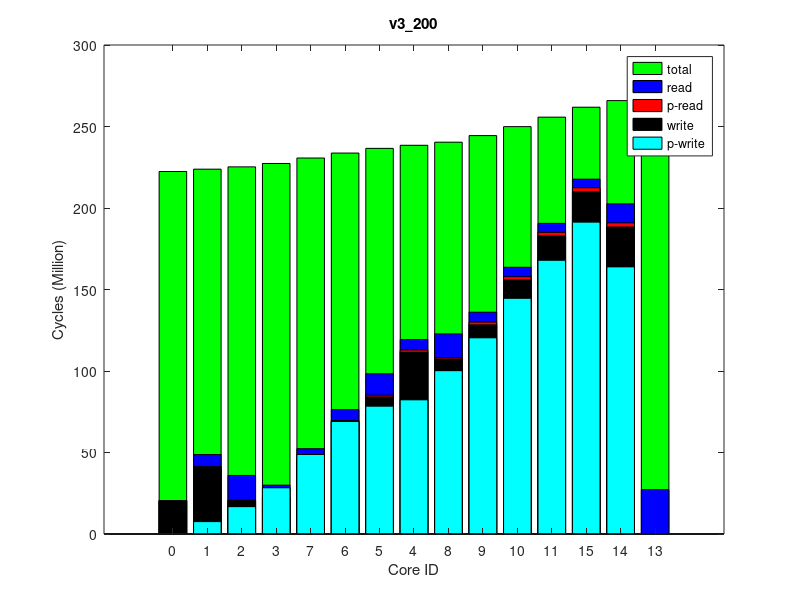

Write MATLAB code to recreate this figure.
times(1, :, :) = [
59332, 223978811, 0
294657, 225415944, 0
216547, 226831944, 0
568785, 228915245, 0
811672, 232268232, 0
1077668, 235342038, 0
1056819, 238270222, 0
1400041, 240185284, 0
779816, 242111675, 0
1658115, 246207930, 0
1950624, 251769377, 0
2212950, 257865293, 0
2444312, 263979682, 0
2548720, 268071208, 0
0, 268769182, 0
];
times(2, :, :) = [
59332, 223974711, 0
294355, 225412124, 0
216541, 226828445, 0
560300, 228909960, 0
812413, 232263655, 0
1077706, 235338752, 0
1056550, 238266074, 0
1400320, 240180827, 0
779794, 242107352, 0
1658103, 246202960, 0
1950624, 251766156, 0
2212921, 257864388, 0
2444226, 263978362, 0
2547416, 268073188, 0
0, 268774772, 0
];
times(3, :, :) = [
59332, 223961777, 0
294429, 225399533, 0
216541, 226814594, 0
560276, 228901506, 0
810739, 232253679, 0
1069623, 235329746, 0
1055849, 238257963, 0
1400957, 240172828, 0
779801, 242099175, 0
1658066, 246195285, 0
1950967, 251758213, 0
2214924, 257867273, 0
2444292, 263981972, 0
2549883, 268076296, 0
0, 268774035, 0
];
times(4, :, :) = [
59332, 223963263, 0
295135, 225401050, 0
216595, 226815707, 0
551822, 228898538, 0
811005, 232250102, 0
1061862, 235324155, 0
1055851, 238251816, 0
1392073, 240166442, 0
779776, 242091034, 0
1658071, 246186723, 0
1951000, 251747992, 0
2212913, 257848953, 0
2444289, 263964010, 0
2547871, 268062738, 0
0, 268763927, 0
];
times(5, :, :) = [
59332, 223957180, 0
294111, 225393791, 0
216588, 226808168, 0
553917, 228893095, 0
811597, 232246305, 0
1077668, 235322128, 0
1056129, 238251002, 0
1400328, 240165997, 0
779898, 242091986, 0
1658358, 246187408, 0
1950651, 251748228, 0
2212921, 257849904, 0
2444197, 263963083, 0
2549809, 268048743, 0
0, 268746455, 0
];
times(6, :, :) = [
59332, 223967828, 0
294142, 225404957, 0
216541, 226821597, 0
560258, 228905801, 0
811288, 232258171, 0
1077688, 235332522, 0
1057927, 238260648, 0
1400030, 240175639, 0
779812, 242101068, 0
1658133, 246197536, 0
1950598, 251759452, 0
2212921, 257860327, 0
2444272, 263972490, 0
2547618, 268069748, 0
0, 268768063, 0
];
times(7, :, :) = [
59332, 223967786, 0
294425, 225404385, 0
216541, 226821571, 0
560277, 228907263, 0
811526, 232258790, 0
1071597, 235333685, 0
1055868, 238261164, 0
1400325, 240176094, 0
779793, 242102363, 0
1658110, 246198247, 0
1950671, 251758534, 0
2212915, 257867009, 0
2444228, 263979297, 0
2547958, 268076117, 0
0, 268776038, 0
];
times(8, :, :) = [
59332, 223967749, 0
294482, 225407784, 0
216595, 226823414, 0
558180, 228905609, 0
810734, 232259724, 0
1069651, 235335728, 0
1055576, 238262730, 0
1394641, 240177581, 0
779844, 242103293, 0
1658080, 246199305, 0
1950561, 251759949, 0
2212921, 257861333, 0
2443989, 263973441, 0
2548454, 268064598, 0
0, 268764537, 0
];
times(9, :, :) = [
59332, 223967626, 0
294466, 225404397, 0
216541, 226819678, 0
560260, 228905686, 0
811583, 232258646, 0
1077701, 235333170, 0
1056793, 238260491, 0
1400322, 240175499, 0
779796, 242101986, 0
1658113, 246198819, 0
1950660, 251759114, 0
2214946, 257860611, 0
2444629, 263973457, 0
2549971, 268074669, 0
0, 268768612, 0
];
times(10, :, :) = [
59332, 223970049, 0
293875, 225409563, 0
216541, 226823869, 0
560291, 228907483, 0
811582, 232260730, 0
1077699, 235334495, 0
1056810, 238262921, 0
1400145, 240177735, 0
779795, 242103261, 0
1658058, 246199511, 0
1950702, 251764992, 0
2212920, 257862186, 0
2444235, 263975721, 0
2548330, 268080177, 0
0, 268776629, 0
];
ave_times = round(squeeze(mean(times)));
format long g, ave_times
std_times = round(squeeze(std(times)));
format long g, std_times
polling_read_times = ave_times;
times(1, :, :) = [
292001, 222558229, 0
7601548, 223985963, 0
16713767, 225401929, 0
28391379, 227476729, 0
48805702, 230826821, 0
69087706, 233867881, 0
78468318, 236762139, 0
82422905, 238653085, 0
100181981, 240554833, 0
120301592, 244612640, 0
144645704, 250124860, 0
167906755, 255960514, 0
191316731, 262059458, 0
163879406, 266118050, 0
0, 266810582, 0
];
times(2, :, :) = [
298974, 222568275, 0
7662320, 223996742, 0
16795363, 225413797, 0
28387973, 227489893, 0
48774160, 230839213, 0
69013118, 233881572, 0
78403064, 236776791, 0
82312299, 238669908, 0
100236539, 240571828, 0
120442913, 244631412, 0
144606918, 250144622, 0
167941855, 255971815, 0
191319886, 262070854, 0
163886716, 266134286, 0
0, 266823750, 0
];
times(3, :, :) = [
296523, 222563776, 0
7645830, 223992868, 0
16795075, 225408421, 0
28407322, 227483619, 0
48858116, 230832376, 0
69085666, 233874624, 0
78403137, 236772138, 0
82345725, 238666965, 0
100255592, 240567667, 0
120443401, 244624444, 0
144657337, 250139833, 0
167943754, 255975016, 0
191330988, 262073826, 0
163910774, 266134992, 0
0, 266830522, 0
];
times(4, :, :) = [
297473, 222566014, 0
7733319, 223994928, 0
16874905, 225411856, 0
28540365, 227486510, 0
48839478, 230835288, 0
69071831, 233876621, 0
78481986, 236776282, 0
82409211, 238672217, 0
100282891, 240574703, 0
120552283, 244633121, 0
144636150, 250140620, 0
167943449, 255970986, 0
191281569, 262070410, 0
163908223, 266146335, 0
0, 266843190, 0
];
times(5, :, :) = [
302128, 222574963, 0
7763693, 224003677, 0
16831688, 225421643, 0
28404795, 227498808, 0
48864385, 230848454, 0
69028626, 233890367, 0
78407732, 236775973, 0
82314016, 238664385, 0
100173112, 240566527, 0
120318214, 244625864, 0
144552936, 250140172, 0
167958428, 255976264, 0
191367440, 262072852, 0
163883243, 266128755, 0
0, 266820061, 0
];
times(6, :, :) = [
263368, 222534862, 0
7341279, 223962850, 0
16678366, 225379888, 0
28137330, 227453838, 0
48613350, 230803830, 0
68820641, 233845343, 0
78235202, 236747145, 0
82114303, 238642800, 0
100076774, 240542807, 0
120232705, 244598519, 0
144479543, 250112792, 0
167865848, 255949334, 0
191308049, 262048533, 0
163891760, 266119883, 0
0, 266810144, 0
];
times(7, :, :) = [
302717, 222565308, 0
7660835, 223993402, 0
16792982, 225409654, 0
28457947, 227486706, 0
48861553, 230835371, 0
69045991, 233878125, 0
78455699, 236775681, 0
82438811, 238671110, 0
100266444, 240571899, 0
120443850, 244628502, 0
144628003, 250136846, 0
167979646, 255984916, 0
191361704, 262083591, 0
163911800, 266149642, 0
0, 266842140, 0
];
times(8, :, :) = [
281152, 222551150, 0
7522331, 223978535, 0
16834059, 225395010, 0
28288764, 227471567, 0
48712707, 230821164, 0
69019104, 233862488, 0
78367509, 236761661, 0
82315397, 238657062, 0
100254753, 240558534, 0
120507645, 244603475, 0
144600442, 250107066, 0
167909032, 255947718, 0
191295018, 262049251, 0
163867230, 266095017, 0
0, 266789301, 0
];
times(9, :, :) = [
283679, 222553014, 0
7492790, 223979736, 0
16776499, 225395922, 0
28232089, 227470002, 0
48601670, 230817700, 0
68869833, 233860723, 0
78246372, 236758199, 0
82065807, 238653541, 0
100042283, 240554749, 0
120021585, 244602421, 0
144403668, 250110242, 0
167742986, 255948672, 0
191181010, 262048116, 0
163889832, 266118617, 0
0, 266805171, 0
];
times(10, :, :) = [
291887, 222557029, 0
7601273, 223986148, 0
16763371, 225403254, 0
28394111, 227477065, 0
48809480, 230826583, 0
69068502, 233867576, 0
78445920, 236768131, 0
82434719, 238663537, 0
100233873, 240565949, 0
120399548, 244621432, 0
144588018, 250134433, 0
167892591, 255971233, 0
191337280, 262072679, 0
163905962, 266137955, 0
0, 266832654, 0
];
ave_times = round(squeeze(mean(times)));
format long g, ave_times
std_times = round(squeeze(std(times)));
format long g, std_times
polling_write_times = ave_times;
times(1, :, :) = [
0, 247019476, 0
7753108, 248607378, 64000
15472173, 250117670, 128000
7740070, 252326009, 64000
7720124, 255876017, 64000
7734381, 259199696, 64000
14206084, 262327136, 128000
7772041, 264387255, 64000
15501969, 266406558, 128000
7741876, 270715996, 64000
7721026, 276551013, 64000
7724957, 282857873, 64000
7725386, 289309760, 64000
14208256, 293516791, 128000
27205361, 294228272, 255980
];
times(2, :, :) = [
0, 247017724, 0
7753306, 248604513, 64000
15473062, 250115646, 128000
7741564, 252319129, 64000
7720063, 255868318, 64000
7734481, 259177564, 64000
14206136, 262305567, 128000
7771946, 264365753, 64000
15501911, 266385459, 128000
7741903, 270696249, 64000
7721163, 276532509, 64000
7724950, 282837383, 64000
7725447, 289289602, 64000
14208576, 293506512, 128000
27205797, 294220725, 255980
];
times(3, :, :) = [
0, 247025208, 0
7755360, 248612328, 64000
15474327, 250123221, 128000
7743166, 252330547, 64000
7720092, 255873292, 64000
7734197, 259181718, 64000
14207429, 262309518, 128000
7764396, 264369354, 64000
15511575, 266389918, 128000
7735571, 270699658, 64000
7720948, 276533659, 64000
7726639, 282839654, 64000
7725545, 289291927, 64000
14208721, 293520369, 128000
27205442, 294232401, 255980
];
times(4, :, :) = [
0, 247015642, 0
7753182, 248602483, 64000
15472932, 250113840, 128000
7743162, 252318088, 64000
7719945, 255863611, 64000
7734420, 259179820, 64000
14206179, 262307704, 128000
7772280, 264367621, 64000
15501870, 266387981, 128000
7740546, 270697346, 64000
7720996, 276530384, 64000
7726651, 282836269, 64000
7725501, 289289157, 64000
14208492, 293498837, 128000
27205712, 294210500, 255980
];
times(5, :, :) = [
0, 247020341, 0
7755532, 248608981, 64000
15474002, 250120107, 128000
7743147, 252331654, 64000
7720081, 255886749, 64000
7734375, 259189496, 64000
14206042, 262317727, 128000
7764355, 264377730, 64000
15509392, 266397118, 128000
7741674, 270707248, 64000
7721112, 276542333, 64000
7725084, 282850352, 64000
7725512, 289302528, 64000
14208468, 293525212, 128000
27205428, 294234614, 255980
];
times(6, :, :) = [
0, 247020235, 0
7753176, 248608650, 64000
15472848, 250118955, 128000
7741693, 252326014, 64000
7720025, 255877146, 64000
7734028, 259190342, 64000
14207373, 262317806, 128000
7771987, 264378032, 64000
15501873, 266399558, 128000
7740738, 270709263, 64000
7720988, 276544335, 64000
7725002, 282852515, 64000
7725535, 289305024, 64000
14208316, 293525728, 128000
27205181, 294238692, 255980
];
times(7, :, :) = [
0, 247016635, 0
7755325, 248604681, 64000
15473841, 250115100, 128000
7742191, 252321438, 64000
7719996, 255866598, 64000
7734094, 259179585, 64000
14207354, 262307800, 128000
7772016, 264368317, 64000
15502349, 266388540, 128000
7741709, 270698428, 64000
7721031, 276531885, 64000
7724921, 282835609, 64000
7725534, 289287220, 64000
14208207, 293502699, 128000
27206104, 294219651, 255980
];
times(8, :, :) = [
0, 247026639, 0
7753330, 248613250, 64000
15472320, 250123837, 128000
7740552, 252330320, 64000
7720074, 255872288, 64000
7734362, 259177898, 64000
14206054, 262305384, 128000
7764212, 264365611, 64000
15509826, 266385482, 128000
7742178, 270694520, 64000
7721011, 276527370, 64000
7725082, 282830944, 64000
7725520, 289283190, 64000
14208339, 293504184, 128000
27205805, 294211785, 255980
];
times(9, :, :) = [
0, 247014438, 0
7755280, 248602561, 64000
15473984, 250113792, 128000
7743088, 252320268, 64000
7720101, 255868466, 64000
7734426, 259185757, 64000
14206135, 262313772, 128000
7772071, 264374353, 64000
15508782, 266393864, 128000
7737422, 270703322, 64000
7720986, 276538838, 64000
7724981, 282846266, 64000
7725393, 289298487, 64000
14208312, 293524817, 128000
27205191, 294233806, 255980
];
times(10, :, :) = [
0, 247018428, 0
7753141, 248605770, 64000
15473159, 250116063, 128000
7741942, 252324969, 64000
7719971, 255882293, 64000
7734252, 259202389, 64000
14207085, 262330908, 128000
7764312, 264391716, 64000
15511308, 266411707, 128000
7737489, 270721462, 64000
7720986, 276554896, 64000
7726642, 282861416, 64000
7725561, 289314122, 64000
14208427, 293538874, 128000
27205752, 294251795, 255980
];
ave_times = round(squeeze(mean(times)));
format long g, ave_times
std_times = round(squeeze(std(times)));
format long g, std_times
read_times = ave_times;
times(1, :, :) = [
0, 222412321, 0
0, 223839540, 0
0, 225253186, 0
0, 227327347, 0
0, 230676619, 0
0, 233715717, 0
0, 236601529, 0
0, 238488140, 0
0, 240386887, 0
0, 244438604, 0
0, 249936490, 0
0, 255750922, 0
0, 261850897, 0
0, 265903477, 0
0, 266593383, 0
];
times(2, :, :) = [
0, 222401474, 0
0, 223828310, 0
0, 225245329, 0
0, 227323142, 0
0, 230673688, 0
0, 233711737, 0
0, 236597875, 0
0, 238482904, 0
0, 240381798, 0
0, 244425785, 0
0, 249928993, 0
0, 255736717, 0
0, 261835752, 0
0, 265899808, 0
0, 266590168, 0
];
times(3, :, :) = [
0, 222395774, 0
0, 223824664, 0
0, 225237761, 0
0, 227315066, 0
0, 230665452, 0
0, 233704092, 0
0, 236589285, 0
0, 238475593, 0
0, 240375145, 0
0, 244417222, 0
0, 249915899, 0
0, 255732471, 0
0, 261827542, 0
0, 265868300, 0
0, 266554022, 0
];
times(4, :, :) = [
0, 222389091, 0
0, 223816516, 0
0, 225230825, 0
0, 227306809, 0
0, 230656037, 0
0, 233693145, 0
0, 236583058, 0
0, 238471256, 0
0, 240370582, 0
0, 244418117, 0
0, 249919231, 0
0, 255732631, 0
0, 261829804, 0
0, 265884263, 0
0, 266573832, 0
];
times(5, :, :) = [
0, 222412764, 0
0, 223839040, 0
0, 225254708, 0
0, 227329330, 0
0, 230678381, 0
0, 233716058, 0
0, 236602073, 0
0, 238489574, 0
0, 240387691, 0
0, 244429930, 0
0, 249929265, 0
0, 255744813, 0
0, 261844620, 0
0, 265880234, 0
0, 266564278, 0
];
times(6, :, :) = [
0, 222405416, 0
0, 223832799, 0
0, 225246939, 0
0, 227321578, 0
0, 230670259, 0
0, 233710703, 0
0, 236599629, 0
0, 238490496, 0
0, 240390276, 0
0, 244438349, 0
0, 249938266, 0
0, 255755269, 0
0, 261854195, 0
0, 265900330, 0
0, 266584396, 0
];
times(7, :, :) = [
0, 222407632, 0
0, 223833528, 0
0, 225248206, 0
0, 227323446, 0
0, 230672461, 0
0, 233708746, 0
0, 236593627, 0
0, 238479889, 0
0, 240379251, 0
0, 244429489, 0
0, 249929775, 0
0, 255742579, 0
0, 261842375, 0
0, 265891728, 0
0, 266572236, 0
];
times(8, :, :) = [
0, 222387680, 0
0, 223814582, 0
0, 225229360, 0
0, 227306658, 0
0, 230655648, 0
0, 233692740, 0
0, 236578500, 0
0, 238464755, 0
0, 240363102, 0
0, 244409167, 0
0, 249913819, 0
0, 255728851, 0
0, 261830698, 0
0, 265877906, 0
0, 266557573, 0
];
times(9, :, :) = [
0, 222408289, 0
0, 223836082, 0
0, 225249249, 0
0, 227324677, 0
0, 230674889, 0
0, 233711290, 0
0, 236600165, 0
0, 238487413, 0
0, 240386097, 0
0, 244435571, 0
0, 249936746, 0
0, 255749101, 0
0, 261847324, 0
0, 265895273, 0
0, 266577705, 0
];
times(10, :, :) = [
0, 222395544, 0
0, 223822590, 0
0, 225238771, 0
0, 227315743, 0
0, 230665448, 0
0, 233704508, 0
0, 236591654, 0
0, 238479449, 0
0, 240377299, 0
0, 244429415, 0
0, 249931552, 0
0, 255747749, 0
0, 261849456, 0
0, 265902109, 0
0, 266585141, 0
];
ave_times = round(squeeze(mean(times)));
format long g, ave_times
std_times = round(squeeze(std(times)));
format long g, std_times
total_times = ave_times;
times(1, :, :) = [
20451860, 227825606, 64000
41020528, 227960466, 128000
20451545, 228066102, 64000
22092609, 229905995, 64000
44520182, 233231923, 64000
68422388, 236238466, 64000
83967124, 239107704, 64000
111570694, 240945317, 128000
107157434, 242825679, 64000
128143496, 246836910, 64000
155828668, 252304827, 64000
182725722, 258098538, 64000
209935379, 264169296, 64000
188307921, 268230580, 64000
0, 268922147, 0
];
times(2, :, :) = [
20451624, 227819305, 64000
41020659, 227954055, 128000
20451341, 228059705, 64000
22546793, 229972029, 64000
45101806, 233297134, 64000
69016377, 236303347, 64000
84514303, 239167702, 64000
111512731, 241003810, 128000
107597654, 242884116, 64000
128922437, 246899695, 64000
156254618, 252369118, 64000
183113904, 258162813, 64000
210078563, 264234187, 64000
188384857, 268299547, 64000
0, 268987976, 0
];
times(3, :, :) = [
20451702, 227841312, 64000
41020773, 227976127, 128000
20451064, 228081699, 64000
21909176, 229889946, 64000
44138509, 233215964, 64000
68179681, 236221388, 64000
83750553, 239090316, 64000
111300156, 240931236, 128000
106976818, 242812355, 64000
127846509, 246834226, 64000
155736682, 252300827, 64000
182714297, 258104880, 64000
209842570, 264176726, 64000
188306229, 268220055, 64000
0, 268910580, 0
];
times(4, :, :) = [
20451879, 227812969, 64000
41021365, 227947793, 128000
20451354, 228053367, 64000
22487465, 229957830, 64000
45090069, 233282992, 64000
68962100, 236289914, 64000
84468096, 239152005, 64000
111450547, 240990336, 128000
107572518, 242872272, 64000
128978885, 246888892, 64000
156123565, 252357248, 64000
182997795, 258152595, 64000
210041407, 264225314, 64000
188371010, 268282954, 64000
0, 268964282, 0
];
times(5, :, :) = [
20452014, 227836438, 64000
41021203, 227970939, 128000
20451581, 228076440, 64000
22115904, 229917053, 64000
44534593, 233243501, 64000
68470946, 236250015, 64000
84014671, 239118973, 64000
111569303, 240959359, 128000
107168217, 242838972, 64000
128184779, 246858020, 64000
155801777, 252324635, 64000
182746479, 258114467, 64000
209902762, 264187070, 64000
188311628, 268221842, 64000
0, 268910175, 0
];
times(6, :, :) = [
20452100, 227834379, 64000
41021714, 227969099, 128000
20451360, 228074727, 64000
22202144, 229934810, 64000
44655660, 233261278, 64000
68513989, 236268341, 64000
84105334, 239132658, 64000
111776603, 240969316, 128000
107259464, 242852451, 64000
128361582, 246872871, 64000
155922060, 252340248, 64000
182888131, 258137787, 64000
210011126, 264211678, 64000
188364786, 268277113, 64000
0, 268963933, 0
];
times(7, :, :) = [
20451894, 227832819, 64000
41020756, 227967340, 128000
20451308, 228072798, 64000
22196048, 229933764, 64000
44592142, 233260376, 64000
68463989, 236268492, 64000
83965220, 239136252, 64000
111531753, 240975085, 128000
107099782, 242855376, 64000
127940161, 246869300, 64000
155723258, 252336637, 64000
182702377, 258131149, 64000
209835141, 264203399, 64000
188349241, 268276827, 64000
0, 268957548, 0
];
times(8, :, :) = [
20451816, 227813569, 64000
41021287, 227948569, 128000
20451081, 228054214, 64000
22519355, 229962829, 64000
45134814, 233288015, 64000
68992003, 236293106, 64000
84508107, 239159699, 64000
111480329, 240997386, 128000
107569593, 242880661, 64000
128912151, 246897917, 64000
156104942, 252367604, 64000
182981080, 258160103, 64000
210067818, 264234616, 64000
188386647, 268300185, 64000
0, 268982710, 0
];
times(9, :, :) = [
20451855, 227837738, 64000
41020812, 227972568, 128000
20451333, 228078239, 64000
21953629, 229893103, 64000
44256960, 233220382, 64000
68212817, 236226843, 64000
83746220, 239093045, 64000
111318028, 240931924, 128000
107004504, 242813589, 64000
127903920, 246835348, 64000
155757609, 252304133, 64000
182788010, 258100324, 64000
209979381, 264174823, 64000
188326995, 268232767, 64000
0, 268919952, 0
];
times(10, :, :) = [
20452020, 227829062, 64000
41020745, 227963561, 128000
20451310, 228069325, 64000
22090642, 229909681, 64000
44415939, 233236150, 64000
68346452, 236241917, 64000
83906832, 239110947, 64000
111595666, 240953138, 128000
107177822, 242832948, 64000
128121160, 246846017, 64000
155871321, 252311469, 64000
182799315, 258101391, 64000
209932822, 264176926, 64000
188347327, 268241282, 64000
0, 268933298, 0
];
ave_times = round(squeeze(mean(times)));
format long g, ave_times
std_times = round(squeeze(std(times)));
format long g, std_times
write_times = ave_times;
mytitle = 'v3\_200';
% order = [1 2 3 4 8 7 6 5 9 10 11 12 15 14 13];
order = 1:15;

total_times = total_times(:, 2)(order);

read_times = read_times(:, 1)(order);
write_times = write_times(:, 1)(order);

polling_read_times = polling_read_times(:, 1)(order);
polling_write_times = polling_write_times(:, 1)(order);

total_times /= 1000000;

read_times /= 1000000;
write_times /= 1000000;

polling_read_times /= 1000000;
polling_write_times /= 1000000;

% laying read on top of write
read_times += write_times;
polling_read_times += write_times;

figure(1);
clf()
% set(gcf, 'Position', get(0,'Screensize'));
% set(gcf,'units','normalized','outerposition',[0 0 1 1])
bar(0:14, total_times,'g');
hold on;
bar(0:14, read_times,'b');
bar(0:14, polling_read_times,'r');
bar(0:14, write_times,'k');
bar(0:14, polling_write_times,'c');
hold off

axis([-2 16 0 300])
% axis([-1 15])
set(gca,'XTick',0:14);
set(gca,'xticklabel',{ '0'; '1'; '2'; '3'; '7'; '6'; '5'; '4'; '8'; '9'; '10'; '11'; '15'; '14'; '13' })

xlabel('Core ID')
ylabel('Cycles (Million)')

legend('total', 'read', 'p-read', 'write', 'p-write')
title(mytitle)
print(1, strcat(mytitle, '.png'))
